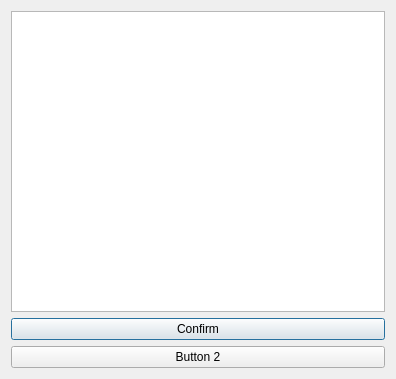
<?xml version="1.0" encoding="UTF-8"?>
<ui version="4.0">
 <class>CustomDialog</class>
 <widget class="QDialog" name="CustomDialog">
  <property name="geometry">
   <rect>
    <x>0</x>
    <y>0</y>
    <width>396</width>
    <height>379</height>
   </rect>
  </property>
  <property name="windowTitle">
   <string>Dialog</string>
  </property>
  <layout class="QVBoxLayout" name="verticalLayout">
   <item>
    <widget class="QTextEdit" name="textEdit"/>
   </item>
   <item>
    <widget class="QPushButton" name="pushButton">
     <property name="text">
      <string>Confirm</string>
     </property>
    </widget>
   </item>
   <item>
    <widget class="QPushButton" name="pushButton_2">
     <property name="text">
      <string>Button 2</string>
     </property>
    </widget>
   </item>
  </layout>
 </widget>
 <resources/>
 <connections/>
</ui>
